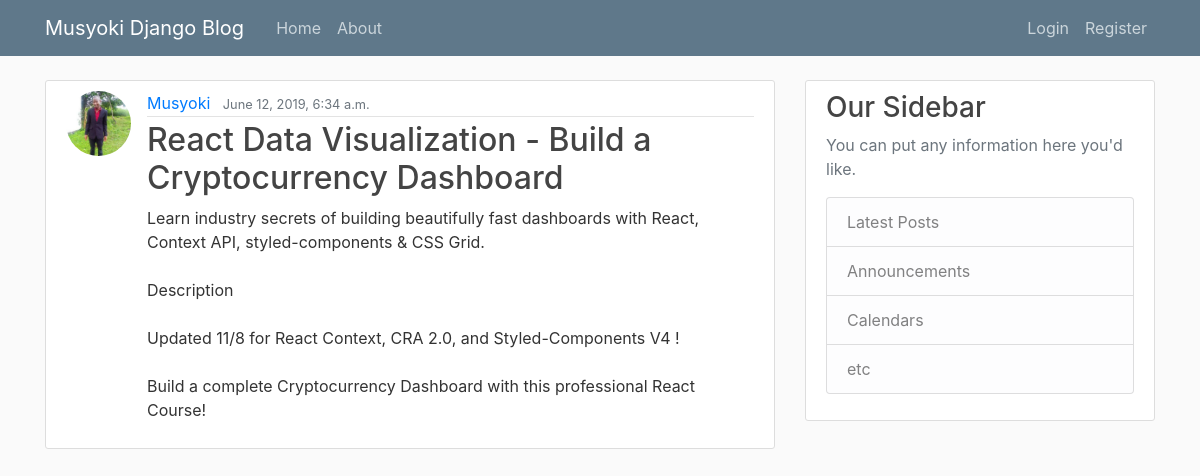
The app's page /post/14/ with its own data.
### blog/models.py (models this page shows, shortened)
class Post(models.Model):
    title = models.CharField(max_length=100)
    content = models.TextField()
    date_posted = models.DateTimeField(default=timezone.now)
    author = models.ForeignKey(User, on_delete=models.CASCADE)

### users/models.py (models this page shows, shortened)
class Profile(models.Model):
    user = models.OneToOneField(User, on_delete=models.CASCADE)
    image = models.ImageField(default='default.png', upload_to='profile_pics')

### blog/views.py (the view)
# urls.py: path('post/<int:pk>/', PostDetailView.as_view(), name='post-detail'),
class PostDetailView(DetailView):
    model = Post
    template_name = 'blog/post_detail.html'
    context_object_name = 'posts'

### blog/templates/blog/post_detail.html (shortened to what this page needs)
{% extends 'blog/layout.html' %}
{% block content %}
  <article class="media content-section">
    <img class="rounded-circle article-img" src="{{ posts.author.profile.image.url }}">
    <div class="media-body">
      <div class="article-metadata">
        <a class="mr-2" href="#">{{ posts.author }}</a>
        <small class="text-muted">{{ posts.date_posted }}</small>
      </div>
      <h2 class="article-title">{{ posts.title }}</h2>
      <p class="article-content">{{ posts.content }}</p>
    </div>
  </article>
{% endblock content %}

### blog/static/blog/main.css (style rules this page uses)
body { background: #fafafa; color: #333333; margin-top: 5rem; }
h1, h2, h3, h4, h5, h6 { color: #444444; }
.content-section { background: #ffffff; padding: 10px 20px; border: 1px solid #dddddd; border-radius: 3px; margin-bottom: 20px; }
.article-title { color: #444444; }
.article-content { white-space: pre-line; }
.article-img { height: 65px; width: 65px; margin-right: 16px; }
.article-metadata { padding-bottom: 1px; margin-bottom: 4px; border-bottom: 1px solid #e3e3e3 }

### records on screen
Post: author.profile.image (picture), author "Musyoki", date_posted "June 12, 2019, 6:34 a.m.", title "React Data Visualization - Build a Cryptocurrency Dashboard", content "Learn industry secrets of building beautifully fast dashboards with React, Context API, styled-components & CSS Grid. Description Updated 11/8 for React Context, CRA 2.0, and Styled-Components V4 ! Build a complete Cryptocurrency Dashboard with this professional React Course!"
